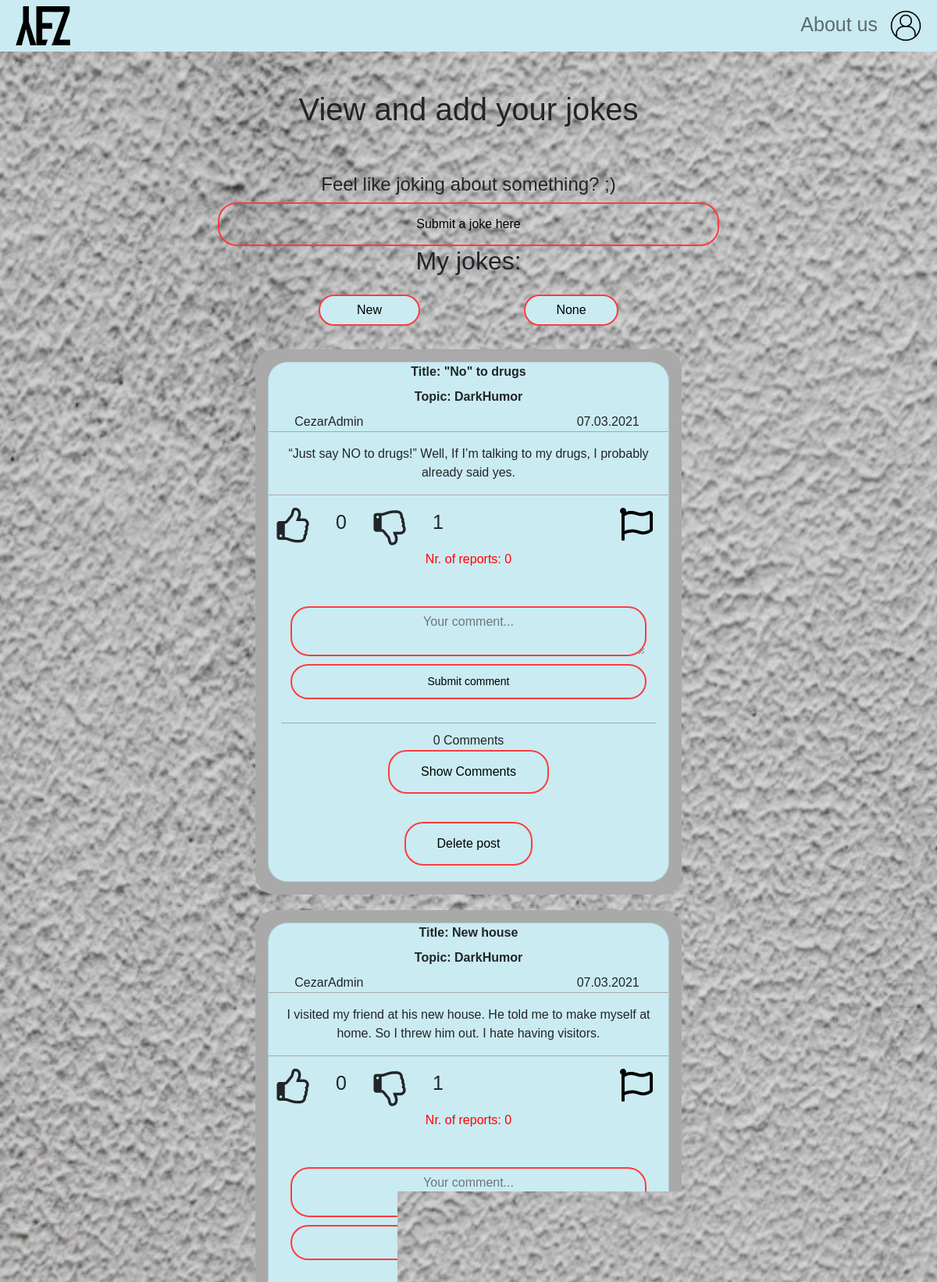
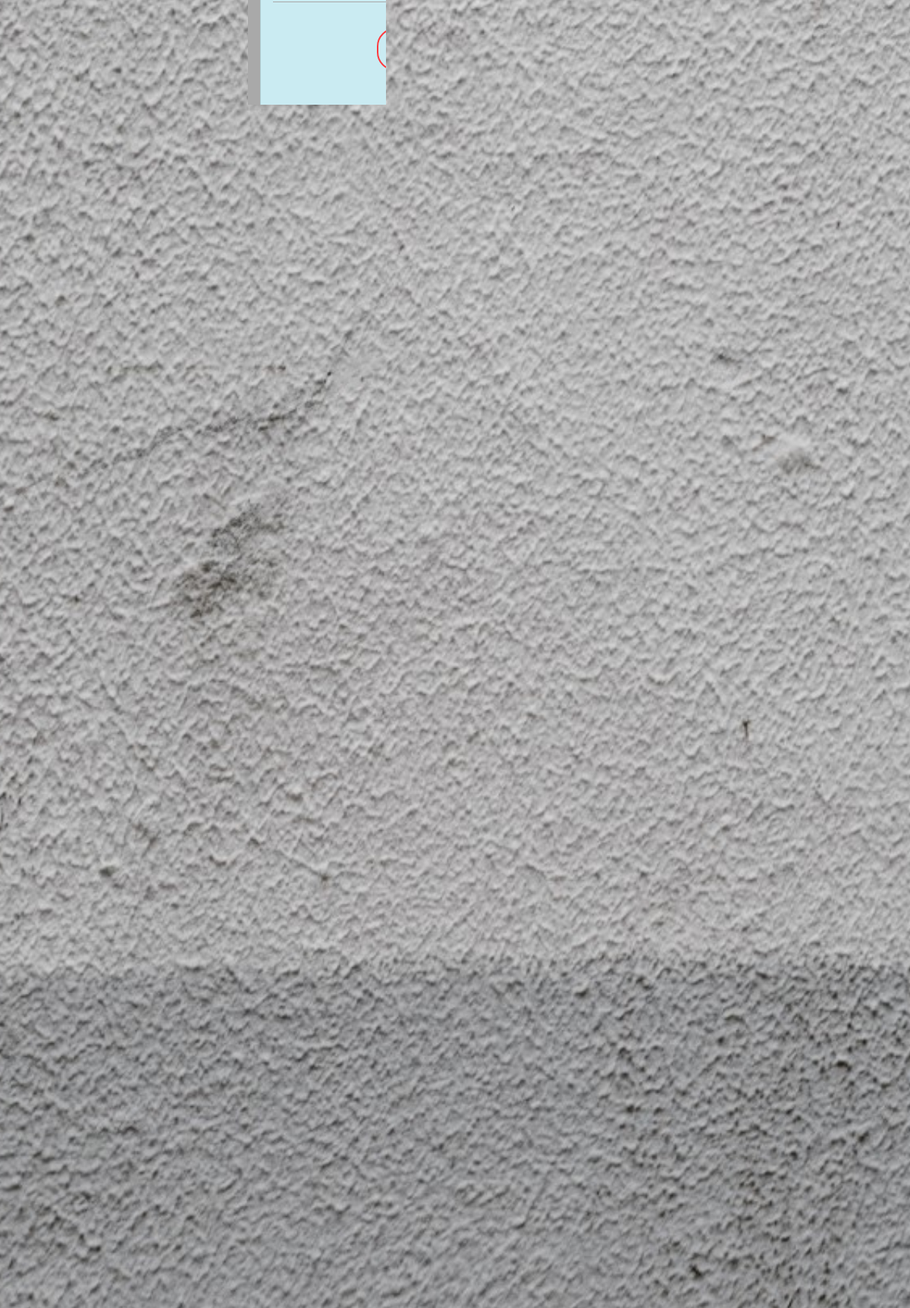
Screenshot of /Myjokes.php (signed in, upper part) with the database file from the repository (2 pictures, top to bottom).
### tables this page shows
CREATE TABLE `posts` (
  `postid` int NOT NULL,
  `accountid` int NOT NULL,
  `title` varchar(50) NOT NULL,
  `post` text NOT NULL,
  `topic` varchar(50) NOT NULL,
  `createdon` datetime NOT NULL DEFAULT CURRENT_TIMESTAMP
);

### gettheposts.php (called while the page is built)
<?php
$Accountid = $_SESSION['accountid'];
if ($sort == 'oldest') {
    $sql = "SELECT * FROM posts WHERE accountid = $Accountid AND topic $category ORDER BY createdon asc LIMIT $offset, $no_of_records_per_page";
} else if ($sort == 'highest') {
    $sql = "SELECT posts.*, COUNT(ratinginfo.postid) as likes FROM posts LEFT JOIN ratinginfo ON posts.postid = ratinginfo.postid AND posts.accountid = '$Accountid' WHERE topic $category GROUP BY postid ORDER BY likes DESC LIMIT $offset, $no_of_records_per_page";
} else {
    $sql = "SELECT * FROM posts WHERE accountid = $Accountid AND topic $category ORDER BY createdon desc LIMIT $offset, $no_of_records_per_page";
}
?>

### likes.php (called while the page is built, shortened)
<?php
	include 'everything.php';
	$accountid = $_SESSION['accountid'];
	function getLikes($id) {
		global $conn;
		$sql = "SELECT COUNT(*) FROM ratinginfo
		WHERE postid = $id AND ratingstatus='like'";
		$rs = mysqli_query($conn, $sql);
		$result = mysqli_fetch_array($rs);
		return $result[0];
	}
	function getDislikes($id) {
		global $conn;
		$sql = "SELECT COUNT(*) FROM ratinginfo
		WHERE postid = $id AND ratingstatus='dislike'";
		$rs = mysqli_query($conn, $sql);
		$result = mysqli_fetch_array($rs);
		return $result[0];
	}
	function userLiked($post_id){
		global $conn;
		global $accountid;
		$sql = "SELECT * FROM ratinginfo WHERE accountid = $accountid AND postid = $post_id AND ratingstatus = 'like'";
		$result = mysqli_query($conn, $sql);
		if (mysqli_num_rows($result) > 0) {
			return true;
		}else{
			return false;
		}
	}
	function userDisliked($post_id){
		global $conn;
		global $accountid;
		$sql = "SELECT * FROM ratinginfo WHERE accountid = $accountid AND postid = $post_id AND ratingstatus = 'dislike'";
		$result = mysqli_query($conn, $sql);
		if (mysqli_num_rows($result) > 0) {
			return true;
		}else{
			return false;
		}
	}
?>

### mypagination.php (the view, shortened to what this page needs)
<?php
if (isset($_GET['pageno'])) {
    $pageno = $_GET['pageno'];
} else {
    $pageno = 1;
}
$no_of_records_per_page = 5;
$offset = ($pageno-1) * $no_of_records_per_page;
include "db.php";
include "likes.php";
if (isset($_GET['sort'])) {
    $sort = $_GET['sort'];
} else {
    $sort = 'newest';
}
if (isset($_GET['category']) and $_GET['category'] !== 'none') {
    $category = "= '" . $_GET['category'] . "'";
} else if (isset($_GET['category']) === 'none') {
    $category = "IS NOT NULL";
}else {
    $category = "IS NOT NULL";
}
include 'gettheposts.php';
function postAuthor ($postID) {
    global $conn;
    $postAuthor = "SELECT accounts.username FROM accounts INNER JOIN posts ON accounts.accountid = posts.accountid WHERE posts.postid = $postID GROUP BY posts.accountid;";
    $result = mysqli_query($conn,$postAuthor);
    $res = mysqli_fetch_assoc($result);
    return $res['username'];
}
$res_data = mysqli_query($conn,$sql);
create_posts($res_data);
function create_posts($data) {
    global $conn;
    while($post = mysqli_fetch_array($data)){?>
        <div class="post text-center mx-auto">
            <div class="col-10 col-sm-9 col-md-8 col-lg-6 col-xl-6 col-xxl-6 p-3 mx-auto align-middle mainDiv">
                <div class="card secondDiv">
                    <div class="beforepost">
                        <div class ="card-title fw-bold">Title: <?php echo $post['title']; ?></div>
                        <div class ="card-title fw-bold">Topic: <?php echo $post['topic']; ?></div>
                    </div>
                    <div class="row row-cols-2 justify-content-between">
                        <div class="col-md-4"><?php echo postAuthor($post['postid']); ?></div>
                        <div class="col-md-4"><?php echo date ("d.m.Y", strtotime($post['createdon'])) ?></div>
                    </div>
                    <div class="card-text-center pt-3 pb-3 someotherDiv">
                        <?php echo $post['post']; ?>
                    </div>
                    <div class="afterpost">
                        <div class="mt-3 mb-5">
                            <i <?php if (userLiked($post['postid'])): ?>
                                class="fa fa-thumbs-up like-btn fa-3x"
                            <?php else: ?>
                                class="fa fa-thumbs-o-up like-btn fa-3x"
                            <?php endif ?>
                                    data-id="<?php echo $post['postid'] ?>"> </i>
                            <span class="likes"><?php echo getLikes($post['postid']); ?></span>
                            <span class="px-3 spacing"></span>
                            <i <?php if (userDisliked($post['postid'])): ?>
                                class="fa fa-thumbs-down dislike-btn fa-3x"
                            <?php else: ?>
                                class="fa fa-thumbs-o-down dislike-btn fa-3x"
                            <?php endif ?>
                                    data-id="<?php echo $post['postid'] ?>"> </i>
                            <span class="dislikes"><?php echo getDislikes($post['postid']); ?></span>
                              <a class="dropdown reportbutton" href="#" role="button" id="dropdownMenuLink" data-bs-toggle="dropdown" aria-expanded="false">
                                <img src="flag-regular.svg" width = "42" height="42">
                              </a>
                              <?php
                                if ($_SESSION['role'] == 'admin') {
                                    $postidunique1 = $post['postid'];
                                    $sqlunique1 = $conn->query("SELECT COUNT(reportid) AS reportcount FROM reports WHERE postid = '$postidunique1';");
                                    $resultunique1 = $sqlunique1->fetch_assoc();
                                    $reportcount = $resultunique1['reportcount']; ?>
                                    <p class="somereports">Nr. of reports: <?php echo $reportcount?></p>
                                <?php };
                                    ?>
                        </div>
                        <div class="row p-3 justify-content-md-center onemoreDiv">
                            <?php
                            $postID = $post['postid'];
                            $sql = $conn->query("SELECT ComntID FROM comments where postid=$postID;");
                            $nrcomms = $sql->num_rows;
                            ?>
                            <textarea class="form-control commentText" type="text" rows=2 cols=10 id="comment" placeholder="Your comment..." data-id="<?php echo $post['postid'] ?>"></textarea>
                            <button class="btn btn-sm commentBtn" data-id="<?php echo $post['postid'] ?>">Submit comment</button>
                            <p class="commentP"><?php echo $nrcomms; ?> Comments</p>
                        </div>
                        <div class="row pb-3 commentsRow" id="<?php echo $post['postid'] ?>">
                            <button style='display: show;' href='javascript:void(0)' class='moreComms' data-id='<?php echo $postID ?>'>Show Comments</button>
                        </div>
                        <?php include 'thedelbutton.php'; ?>
                    </div>
                </div>
            </div>
        </div>
    <?php }} ?>

### thedelbutton.php (shortened to what this page needs)
<button class="delPostbtn1" data-id="<?php echo $post['postid'] ?>" data-bs-toggle="modal" data-bs-target="#staticBackdrop1">Delete post</button>

### styles.css (style rules this page uses)
.somereports { color: red; margin-top: 30px; }
body { font-family: sans-serif; background-image: url("background.jpg"); background-repeat: no-repeat; background-size: cover; background-attachment: fixed; background-position: center; height: 100%; }
.delAccbtn1, .delPostbtn1, .delPostbtn12 { border: 0; background: none; display: block; position: relative; margin: 20px auto; text-align: center; border: 2px solid #ff3b3f; padding: 14px 40px; outline: none; color: black; border-radius: 24px; transition: 0.25s; cursor: pointer; }
.mainDiv { margin-top: 10px; margin-bottom: 10px; background-color: #a9a9a9; border-radius: 25px; }
.secondDiv { background-color: #caebf2; border-radius: 25px; }
.someotherDiv { border-bottom: 1px solid #a9a9a9 !important; border-top: 1px solid #a9a9a9 !important; }
.commentText { border: 0; background: none; display: block; text-align: center; border: 2px solid #ff3b3f; width: 95%; outline: none; color: black; border-radius: 24px; transition: 0.25s; }
.commentBtn { width: 95%; border: 0; background: none; display: block; position: relative; margin-right: auto; margin-left: auto; margin-bottom: 30px; margin-top: 10px; text-align: center; border: 2px solid #ff3b3f; padding: 10px 0px; outline: none; color: black; border-radius: 24px; transition: 0.25s; cursor: pointer; }
.onemoreDiv { padding-bottom: 0px !important; padding-top: 0px !important; margin-top: 1rem; width: 100%; position: relative; margin-left: auto; margin-right: auto; }
.commentP { margin-bottom: 0px; padding-top: 10px; border-top: 1px solid #a9a9a9 !important; }
.moreComms, .lessComms { border: 0; background: none; width: auto; position: relative; margin-right: auto; margin-left: auto; text-align: center; border: 2px solid #ff3b3f; padding: 14px 40px; outline: none; color: black; border-radius: 24px; transition: 0.25s; cursor: pointer; }
.reportbutton { float: right; margin-right: 20px; }
.like-btn, .dislike-btn, .likes, .dislikes { width: 42px; height: 42px; float: left; margin-left: 10px; margin-right: 10px; }
.likes, .dislikes { font-size: 25px; }
.like-btn, .dislike-btn { cursor: pointer; }

### rows the page displays
posts: title "\"No\" to drugs", topic "DarkHumor", postid "CezarAdmin", createdon "07.03.2021", post "“Just say NO to drugs!” Well, If I’m talking to my drugs, I probably already said yes.", postid "0", postid "1", reportcount "0", postid "Your comment...", nrcomms "0"
posts: title "New house", topic "DarkHumor", postid "CezarAdmin", createdon "07.03.2021", post "I visited my friend at his new house. He told me to make myself at home. So I threw him out. I hate having visitors.", postid "0", postid "1", reportcount "0", postid "Your comment...", nrcomms "0"
posts: title "Don't play with fire", topic "DarkHumor", postid "CezarAdmin", createdon "07.03.2021", post "Give a man a match, and he'll be warm for a few hours. Set a man on fire, and he will be warm for the rest of his life.", postid "1", postid "0", reportcount "0", postid "Your comment...", nrcomms "1"
posts: title "A genie and an idiot", topic "Life", postid "CezarAdmin", createdon "07.03.2021", post "Three guys stranded on a desert island find a magic lantern containing a genie, who grants them each one wish. The first guy wishes he was off the island and back home. The second guy wishes the same. The third guy says: ‘I’m lonely. I wish my friends were back here.’", postid "0", reportcount "1", postid "Your comment...", nrcomms "0"
